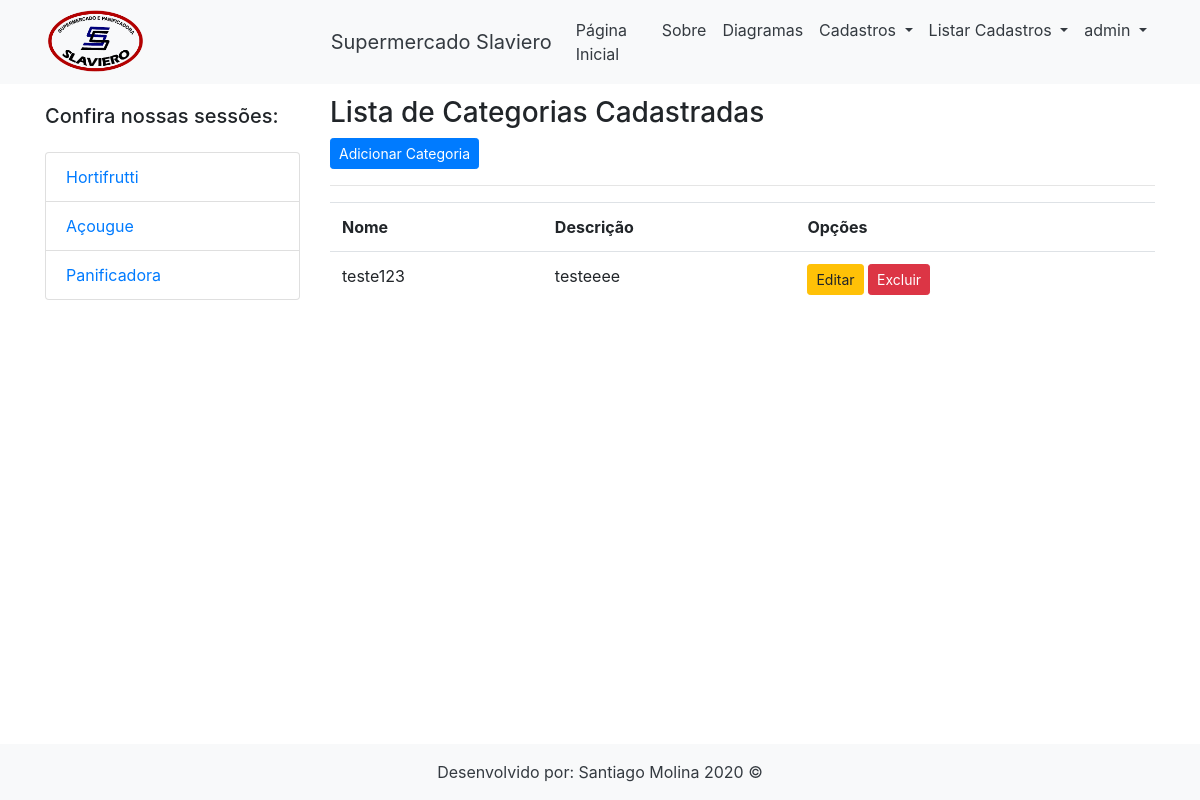
Page /listar/categoria/ (signed in) on the earlier database version.
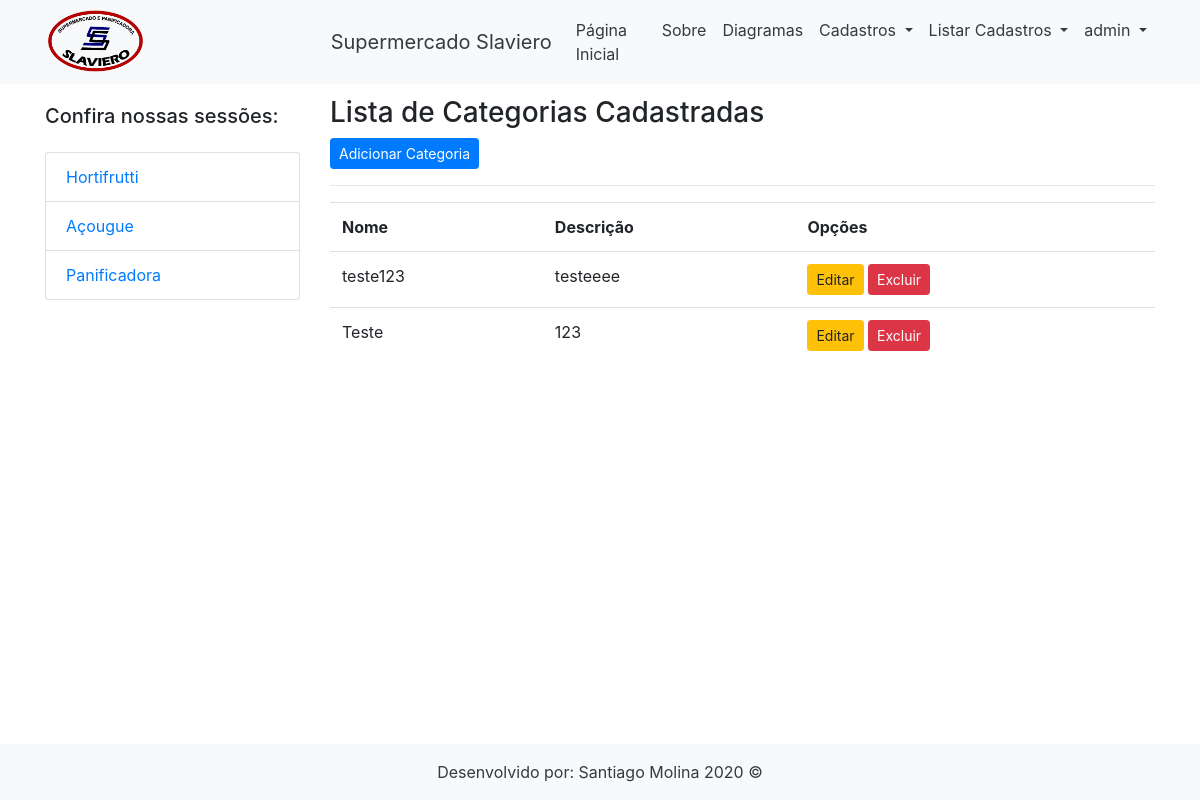
Same page on the later database version.
### cadastros/models.py (models this page shows, shortened)
class Categoria(models.Model):
    nome = models.CharField(max_length=80)
    descricao = models.CharField(max_length=100, verbose_name="Descrição")

### cadastros/views.py (the view)
# urls.py: path('listar/categoria/', CategoriaList.as_view(), name='listar-categoria'),
class CategoriaList(LoginRequiredMixin, ListView):
    login_url = reverse_lazy('login')
    model = Categoria
    template_name = 'cadastros/listas/categoria.html'

### cadastros/templates/cadastros/listas/categoria.html (shortened to what this page needs)
{% extends 'paginas/modelo.html' %}
{% load static %}
{% block slide %}
<p></p><br>
<h3>Lista de Categorias Cadastradas</h3>
<a href="{% url 'cadastrar-categoria' %}" class="btn btn-primary btn-sm">Adicionar Categoria</a>
<hr>
<div class="table responsive">
    <table class="table table striped">
        <tr>
            <th>Nome</th>
            <th>Descrição</th>
            <th>Opções</th>
        </tr>
        {% for categoria in object_list %}
        <tr>
            <td>{{ categoria.nome }}</td>
            <td>{{ categoria.descricao }}</td>
            <td>
                <a href="{% url 'editar-categoria' categoria.pk %}" class="btn btn-warning btn-sm" title="Excluir">Editar</a>
                <a href="{% url 'excluir-categoria' categoria.pk%}" class="btn btn-danger btn-sm" title="Editar">Excluir</a>
            </td>
        </tr>
        {% empty %}
        <tr>
            <td colspan="3">Nenhum campo registrado.</td>
        </tr>
        {% endfor %}
    </table>
</div>
{% endblock %}

Differences in the rows shown:
added Categoria: nome "Teste", descricao "123"
